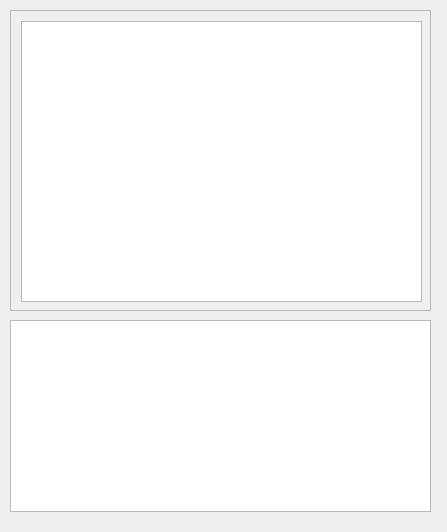
<?xml version="1.0" encoding="UTF-8"?>
<ui version="4.0">
 <class>Form</class>
 <widget class="QWidget" name="Form">
  <property name="geometry">
   <rect>
    <x>0</x>
    <y>0</y>
    <width>447</width>
    <height>532</height>
   </rect>
  </property>
  <property name="windowTitle">
   <string>Form</string>
  </property>
  <widget class="QTableView" name="tableView">
   <property name="geometry">
    <rect>
     <x>10</x>
     <y>320</y>
     <width>421</width>
     <height>192</height>
    </rect>
   </property>
  </widget>
  <widget class="QScrollArea" name="scrollArea">
   <property name="geometry">
    <rect>
     <x>10</x>
     <y>10</y>
     <width>421</width>
     <height>301</height>
    </rect>
   </property>
   <property name="widgetResizable">
    <bool>true</bool>
   </property>
   <widget class="QWidget" name="scrollAreaWidgetContents">
    <property name="geometry">
     <rect>
      <x>0</x>
      <y>0</y>
      <width>419</width>
      <height>299</height>
     </rect>
    </property>
    <widget class="QTextEdit" name="textEdit">
     <property name="geometry">
      <rect>
       <x>10</x>
       <y>10</y>
       <width>401</width>
       <height>281</height>
      </rect>
     </property>
    </widget>
   </widget>
  </widget>
 </widget>
 <resources/>
 <connections/>
</ui>
